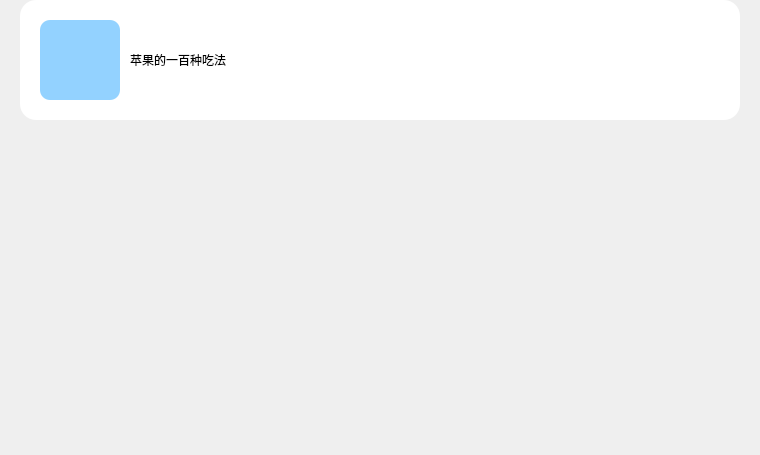
       <widget class="QWidget" name="sc_cd_scrollAreaWidgetContents">
        <property name="geometry">
         <rect>
          <x>0</x>
          <y>0</y>
          <width>760</width>
          <height>455</height>
         </rect>
        </property>
        <layout class="QVBoxLayout" name="verticalLayout_3">
         <property name="spacing">
          <number>10</number>
         </property>
         <property name="leftMargin">
          <number>20</number>
         </property>
         <property name="topMargin">
          <number>0</number>
         </property>
         <property name="rightMargin">
          <number>20</number>
         </property>
         <property name="bottomMargin">
          <number>10</number>
         </property>
         <item>
          <widget class="QFrame" name="sc_cd_detail">
           <property name="minimumSize">
            <size>
             <width>720</width>
             <height>120</height>
            </size>
           </property>
           <property name="styleSheet">
            <string notr="true">background-color: #fff;
border-radius: 16px;
margin-buttom: 20px</string>
           </property>
           <property name="frameShape">
            <enum>QFrame::StyledPanel</enum>
           </property>
           <property name="frameShadow">
            <enum>QFrame::Raised</enum>
           </property>
           <layout class="QHBoxLayout" name="horizontalLayout_6">
            <property name="spacing">
             <number>10</number>
            </property>
            <property name="leftMargin">
             <number>20</number>
            </property>
            <property name="topMargin">
             <number>20</number>
            </property>
            <property name="rightMargin">
             <number>20</number>
            </property>
            <property name="bottomMargin">
             <number>20</number>
            </property>
            <item>
             <widget class="QLabel" name="sc_cd_d_img">
              <property name="minimumSize">
               <size>
                <width>80</width>
                <height>80</height>
               </size>
              </property>
              <property name="styleSheet">
               <string notr="true">background-color: #93D2FF;
border-radius:10px</string>
              </property>
              <property name="text">
               <string/>
              </property>
             </widget>
            </item>
            <item>
             <widget class="QLabel" name="sc_cd_d_title">
              <property name="text">
               <string>苹果的一百种吃法</string>
              </property>
             </widget>
            </item>
            <item>
             <spacer name="sc_cd_d_horizontalSpacer">
              <property name="orientation">
               <enum>Qt::Horizontal</enum>
              </property>
              <property name="sizeHint" stdset="0">
               <size>
                <width>40</width>
                <height>20</height>
               </size>
              </property>
             </spacer>
            </item>
            <item>
             <widget class="QToolButton" name="sc_cd_d_collectButton">
              <property name="minimumSize">
               <size>
                <width>28</width>
                <height>28</height>
               </size>
              </property>
              <property name="styleSheet">
               <string notr="true">QToolButton {
	image: url(:/collect/img/Collect/Collect_selected.png);
}
QToolButton:hover {
	image: url(:/collect/img/Collect/Collect_unselected.png);
}
QToolButton:checked {
	image: url(:/collect/img/Collect/Collect_unselected.png);
}</string>
              </property>
              <property name="text">
               <string/>
              </property>
              <property name="checkable">
               <bool>true</bool>
              </property>
             </widget>
            </item>
           </layout>
          </widget>
         </item>
         <item>
          <spacer name="sc_cd_verticalSpacer">
           <property name="orientation">
            <enum>Qt::Vertical</enum>
           </property>
           <property name="sizeHint" stdset="0">
            <size>
             <width>20</width>
             <height>40</height>
            </size>
           </property>
          </spacer>
         </item>
        </layout>
       </widget>
